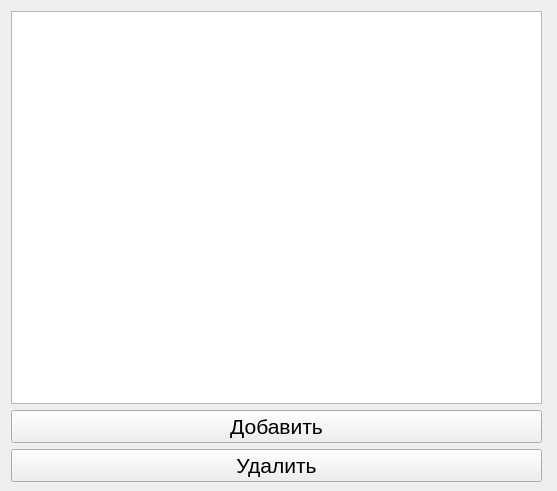
<?xml version="1.0" encoding="UTF-8"?>
<ui version="4.0">
 <class>BD</class>
 <widget class="QWidget" name="BD">
  <property name="geometry">
   <rect>
    <x>0</x>
    <y>0</y>
    <width>557</width>
    <height>491</height>
   </rect>
  </property>
  <property name="windowTitle">
   <string>Form</string>
  </property>
  <widget class="QWidget" name="layoutWidget">
   <property name="geometry">
    <rect>
     <x>11</x>
     <y>11</y>
     <width>531</width>
     <height>471</height>
    </rect>
   </property>
   <layout class="QVBoxLayout" name="verticalLayout_2">
    <item>
     <widget class="QTableView" name="tableView">
      <property name="enabled">
       <bool>true</bool>
      </property>
     </widget>
    </item>
    <item>
     <widget class="QPushButton" name="AddButton">
      <property name="enabled">
       <bool>true</bool>
      </property>
      <property name="font">
       <font>
        <pointsize>16</pointsize>
       </font>
      </property>
      <property name="text">
       <string>Добавить</string>
      </property>
     </widget>
    </item>
    <item>
     <widget class="QPushButton" name="DeleteButton">
      <property name="enabled">
       <bool>true</bool>
      </property>
      <property name="font">
       <font>
        <pointsize>16</pointsize>
       </font>
      </property>
      <property name="text">
       <string>Удалить</string>
      </property>
     </widget>
    </item>
   </layout>
   <zorder>AddButton</zorder>
   <zorder>DeleteButton</zorder>
   <zorder>tableView</zorder>
  </widget>
 </widget>
 <resources/>
 <connections/>
</ui>
